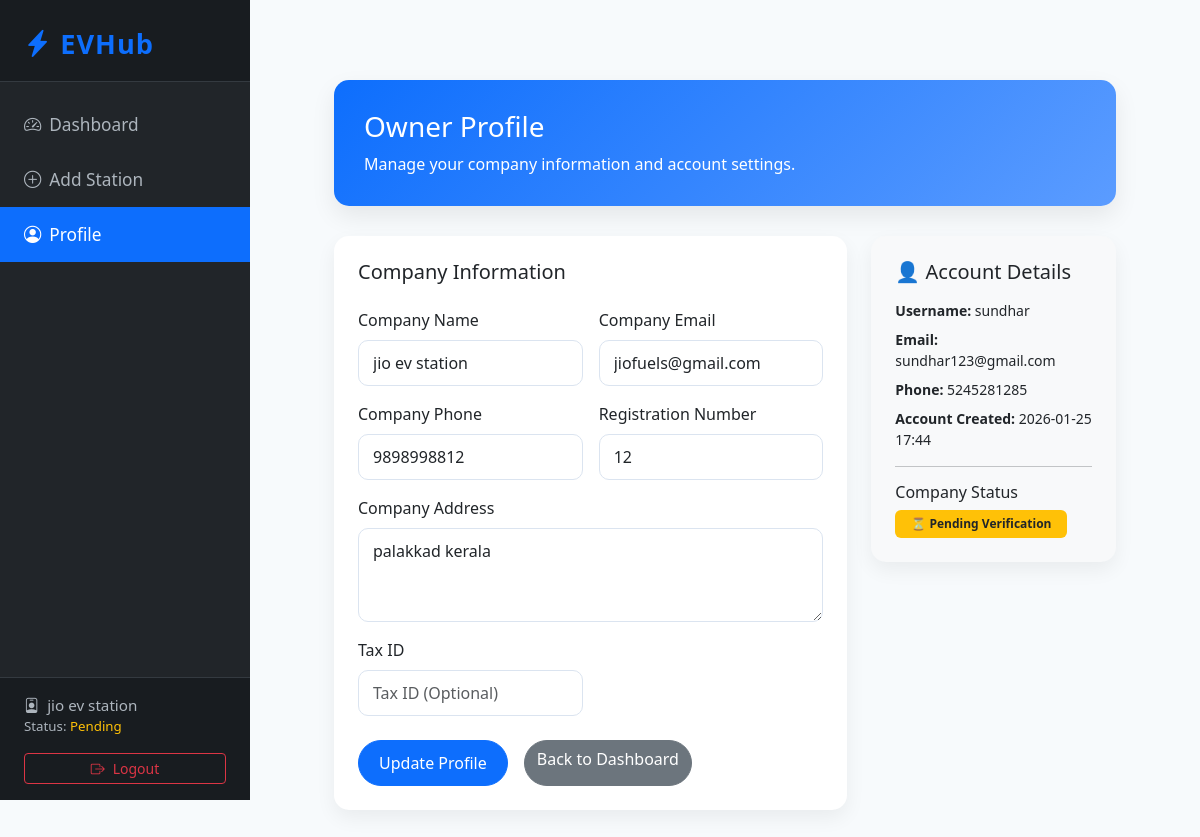
Page /owner-profile/ (signed in) on the committed database.
### core/models.py (models this page shows, shortened)
class StationOwner(models.Model):
    user = models.OneToOneField(CustomUser, on_delete=models.CASCADE, related_name='station_owner')
    company_name = models.CharField(max_length=255)
    company_phone = models.CharField(max_length=20)
    company_email = models.EmailField()
    company_address = models.TextField()
    registration_number = models.CharField(max_length=100, unique=True)
    tax_id = models.CharField(max_length=100, blank=True, null=True)
    is_verified = models.BooleanField(default=False)
    created_at = models.DateTimeField(auto_now_add=True)
    updated_at = models.DateTimeField(auto_now=True)

class CustomUser(AbstractUser):
    USER_TYPE_CHOICES = [
        ('customer', 'Customer'),
        ('owner', 'Station Owner'),
        ('admin', 'Administrator'),
    ]
    phone = models.CharField(max_length=20, blank=True, null=True)
    is_hotel_partner = models.BooleanField(default=False)
    is_emergency_contact = models.BooleanField(default=False)
    ev_photo = models.ImageField(upload_to='ev_photos/', blank=True, null=True)
    user_type = models.CharField(max_length=20, choices=USER_TYPE_CHOICES, default='customer')

### core/views.py (the view)
# urls.py: path('owner-profile/', views.owner_profile, name='owner_profile'),
@login_required
@user_passes_test(is_owner)
def owner_profile(request):
    try:
        owner = request.user.station_owner
    except StationOwner.DoesNotExist:
        return redirect('owner_register')
    if request.method == 'POST':
        form = StationOwnerForm(request.POST, instance=owner)
        if form.is_valid():
            form.save()
            return redirect('owner_profile')
    else:
        form = StationOwnerForm(instance=owner)
    context = {
        'owner': owner,
        'form': form,
    }
    return render(request, 'core/owner_profile.html', context)

### core/forms.py
class StationOwnerForm(forms.ModelForm):
    class Meta:
        model = StationOwner
        fields = ('company_name', 'company_phone', 'company_email', 'company_address', 'registration_number', 'tax_id')
        widgets = {
            'company_name': forms.TextInput(attrs={'class': 'form-control', 'placeholder': 'Company Name'}),
            'company_phone': forms.TextInput(attrs={'class': 'form-control', 'placeholder': 'Company Phone'}),
            'company_email': forms.EmailInput(attrs={'class': 'form-control', 'placeholder': 'Company Email'}),
            'company_address': forms.Textarea(attrs={'class': 'form-control', 'placeholder': 'Company Address', 'rows': 3}),
            'registration_number': forms.TextInput(attrs={'class': 'form-control', 'placeholder': 'Registration Number'}),
            'tax_id': forms.TextInput(attrs={'class': 'form-control', 'placeholder': 'Tax ID (Optional)'}),
        }

### core/views.py (called while the page is built)
def is_owner(user):
    return hasattr(user, 'station_owner') and user.user_type == 'owner'

### core/templates/core/owner_profile.html (shortened to what this page needs)
{% extends 'core/owner_base.html' %}
{% block content %}
<div class="profile-wrapper container-fluid">
    <div class="profile-header">
        <h3>Owner Profile</h3>
        <p class="mb-0">Manage your company information and account settings.</p>
    </div>
    <div class="row g-4">
        <div class="col-lg-8">
            <div class="card modern-card border-0">
                <div class="card-body p-4">
                    <h5 class="mb-4">Company Information</h5>
                    <form method="POST">
                        <div class="row g-3">
                            <div class="col-md-6">
                                <label class="form-label">Company Name</label>
                                {{ form.company_name }}
                            </div>
                            <div class="col-md-6">
                                <label class="form-label">Company Email</label>
                                {{ form.company_email }}
                            </div>
                            <div class="col-md-6">
                                <label class="form-label">Company Phone</label>
                                {{ form.company_phone }}
                            </div>
                            <div class="col-md-6">
                                <label class="form-label">Registration Number</label>
                                {{ form.registration_number }}
                            </div>
                            <div class="col-12">
                                <label class="form-label">Company Address</label>
                                {{ form.company_address }}
                            </div>
                            <div class="col-md-6">
                                <label class="form-label">Tax ID</label>
                                {{ form.tax_id }}
                            </div>
                        </div>
                        <div class="mt-4 d-flex gap-3">
                            <button type="submit" class="btn btn-primary">
                                Update Profile
                            </button>
                            <a href="{% url 'owner_dashboard' %}" class="btn btn-secondary">
                                Back to Dashboard
                            </a>
                        </div>
                    </form>
                </div>
            </div>
        </div>
        <div class="col-lg-4">
            <div class="card modern-card border-0 bg-light">
                <div class="card-body p-4">
                    <h5 class="mb-3">👤 Account Details</h5>
                    <p class="small mb-2">
                        <strong>Username:</strong> {{ request.user.username }}
                    </p>
                    <p class="small mb-2">
                        <strong>Email:</strong> {{ request.user.email }}
                    </p>
                    <p class="small mb-2">
                        <strong>Phone:</strong> {{ request.user.phone }}
                    </p>
                    <p class="small mb-3">
                        <strong>Account Created:</strong>
                        {{ request.user.date_joined|date:"Y-m-d H:i" }}
                    </p>
                    <hr>
                    <h6>Company Status</h6>
                    {% if owner.is_verified %}
                        <span class="badge bg-success px-3 py-2">
                            ✅ Verified
                        </span>
                    {% else %}
                        <span class="badge bg-warning text-dark px-3 py-2">
                            ⏳ Pending Verification
                        </span>
                    {% endif %}
                </div>
            </div>
        </div>
    </div>
</div>
{% endblock %}

### core/templates/core/owner_base.html (shortened to what this page needs)
<!DOCTYPE html>
<html lang="en">
<head>
    <link href="https://cdn.jsdelivr.net/npm/bootstrap@5.3.0/dist/css/bootstrap.min.css" rel="stylesheet">
    <link href="https://cdn.jsdelivr.net/npm/bootstrap-icons/font/bootstrap-icons.css" rel="stylesheet">
</head>
<body>
    <nav class="sidebar d-flex flex-column">
        <div class="brand">
            <i class="bi bi-lightning-charge-fill me-2"></i>EVHub
        </div>
        <ul class="nav flex-column mt-3">
            <li class="nav-item">
                <a class="nav-link {% if request.resolver_match.url_name == 'owner_dashboard' %}active{% endif %}" href="{% url 'owner_dashboard' %}"><i class="bi bi-speedometer2 me-2"></i>Dashboard</a>
            </li>
            <li class="nav-item">
                <a class="nav-link {% if request.resolver_match.url_name == 'owner_add_station' %}active{% endif %}" href="{% url 'owner_add_station' %}"><i class="bi bi-plus-circle me-2"></i>Add Station</a>
            </li>
            <li class="nav-item">
                <a class="nav-link {% if request.resolver_match.url_name == 'owner_profile' %}active{% endif %}" href="{% url 'owner_profile' %}"><i class="bi bi-person-circle me-2"></i>Profile</a>
            </li>
        </ul>
        <div class="sidebar-footer mt-auto">
            <div><i class="bi bi-person-badge me-2"></i>{{ owner.company_name|default:'Owner' }}</div>
            <div class="small">Status: {% if owner.is_verified %}<span class="text-success">Verified</span>{% else %}<span class="text-warning">Pending</span>{% endif %}</div>
            <div class="mt-3">
                <a href="{% url 'logout' %}" class="btn btn-sm btn-outline-danger w-100">
                    <i class="bi bi-box-arrow-right me-2"></i>Logout
                </a>
            </div>
        </div>
    </nav>
    <main class="main-content">
        <div class="container-fluid">
            {% block content %}{% endblock %}
        </div>
    </main>
</body>
</html>

### core/templates/core/owner_base.html (style rules this page uses)
body { background: #f7fafc; min-height: 100vh; display: flex; flex-direction: row; }
.sidebar { width: 250px; background: #212529; color: #fff; min-height: 100vh; position: fixed; left: 0; top: 0; display: flex; flex-direction: column; z-index: 100; }
.sidebar .brand { font-size: 1.7rem; font-weight: bold; padding: 1.5rem 1rem 1rem 1.5rem; letter-spacing: 1px; color: #0d6efd; background: #181c20; border-bottom: 1px solid #343a40; }
.sidebar .nav-link { color: #adb5bd; padding: 0.9rem 1.5rem; font-size: 1.08rem; transition: background 0.2s, color 0.2s; }
.sidebar .nav-link.active, .sidebar .nav-link:hover { background: #0d6efd; color: #fff; }
.sidebar .sidebar-footer { margin-top: auto; padding: 1rem 1.5rem; font-size: 0.95rem; color: #adb5bd; border-top: 1px solid #343a40; background: #181c20; }
.main-content { margin-left: 250px; padding: 2.5rem 2rem 2rem 2rem; width: 100%; min-height: 100vh; }

### core/templates/core/owner_profile.html (style rules this page uses)
.profile-wrapper { padding: 40px; }
.profile-header { background: linear-gradient(135deg, #0d6efd, #5b9cff); color: white; padding: 30px; border-radius: 15px; margin-bottom: 30px; box-shadow: 0 10px 25px rgba(0,0,0,0.08); }
.modern-card { border-radius: 15px; box-shadow: 0 8px 20px rgba(0,0,0,0.06); transition: 0.3s; }
.modern-card input, .modern-card textarea { border-radius: 10px !important; border: 1px solid #dbe4f0; padding: 10px 14px; }
.btn-primary { border-radius: 30px; padding: 10px 20px; }
.btn-secondary { border-radius: 30px; }

### rows in the picture
StationOwner: company_name "jio ev station", company_email "jiofuels@gmail.com", company_phone "9898998812", registration_number "12", company_address "palakkad kerala"
CustomUser: user.username "sundhar", user.email "sundhar123@gmail.com", user.phone "5245281285", user.date_joined "2026-01-25 17:44"
